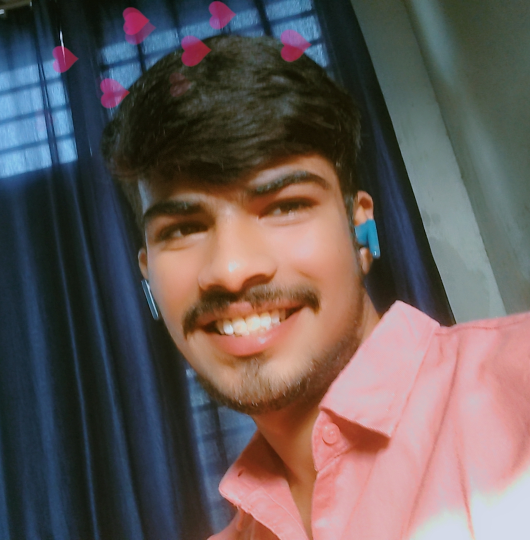
#> input picture my.jpg, 1060 x 1080 px, found by its file name (shown at 1/2 size)
$ python prep_photo.py
#> lines starting #> are read from the running program, lines starting #| are printed output that depends on the picture
#!/usr/bin/env python3
"""
prep_photo.py
-------------
Preprocesses an input image for ASCII conversion:
1. Loads the source image (default: my.jpg).
2. Center-crops the image to a perfect 1:1 square ratio.
3. Resizes to high-resolution standard dimensions (500x500).
4. Converts the image to high-contrast grayscale.
5. Applies brightness and contrast enhancements for ASCII rendering.
6. Isolates portrait features and saves the output to source-prepped.png.
"""

import os
import sys
from PIL import Image, ImageEnhance, ImageOps

def prep_photo(input_path: str = "/home/end/Downloads/my.jpg", output_path: str = "source-prepped.png"):
    """
    Reads input_path image, crops to square, enhances contrast, and saves to output_path.
    """
#> called with input_path = 'my.jpg', output_path = 'source-prepped.png'
    if not os.path.exists(input_path):
        print(f"Error: Input file '{input_path}' not found.")
        sys.exit(1)

    print(f"Loading image from '{input_path}'...")
    img = Image.open(input_path)
#> img is the input picture: PIL image 1060x1080 RGB; mean R, G, B 101.2, 90, 88.5

    # 1. Convert RGBA/CMYK images to RGB
    if img.mode != "RGB":
        img = img.convert("RGB")

    # 2. Center crop to 1:1 square
    width, height = img.size
#> width = 1060; height = 1080
    min_dim = min(width, height)
#> min_dim = 1060
    left = (width - min_dim) // 2
#> left = 0
    top = (height - min_dim) // 2
#> top = 10
    right = left + min_dim
#> right = 1060
    bottom = top + min_dim
#> bottom = 1070

    img_cropped = img.crop((left, top, right, bottom))
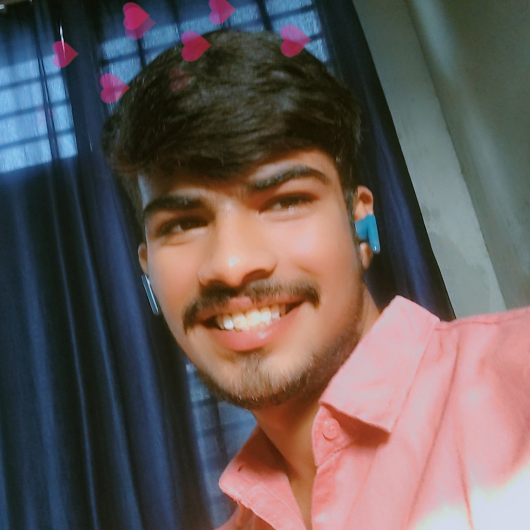
#> img_cropped: PIL image 1060x1060 RGB (shown at 1/2 size); mean R, G, B 101.4, 90.1, 88.5
    print(f"Cropped {width}x{height} image to {min_dim}x{min_dim} square.")
#| Cropped 1060x1080 image to 1060x1060 square.

    # 3. Resize to high-res working square (500x500)
    target_size = (500, 500)
    img_resized = img_cropped.resize(target_size, Image.Resampling.LANCZOS)
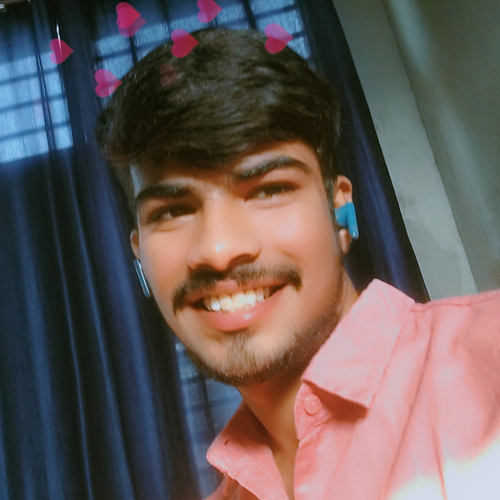
#> img_resized: PIL image 500x500 RGB; mean R, G, B 101.4, 90.1, 88.5

    # 4. Convert to Grayscale
    gray = ImageOps.grayscale(img_resized)
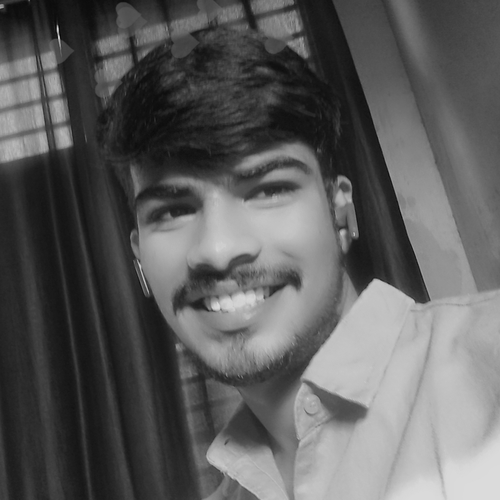
#> gray: PIL image 500x500 L; min 3, max 220, mean 93.3

    # 5. Contrast & Brightness Enhancement
    # Enhancing contrast highlights edges and textures for clearer ASCII mapping
    contrast_enhancer = ImageEnhance.Contrast(gray)
    high_contrast = contrast_enhancer.enhance(1.8)
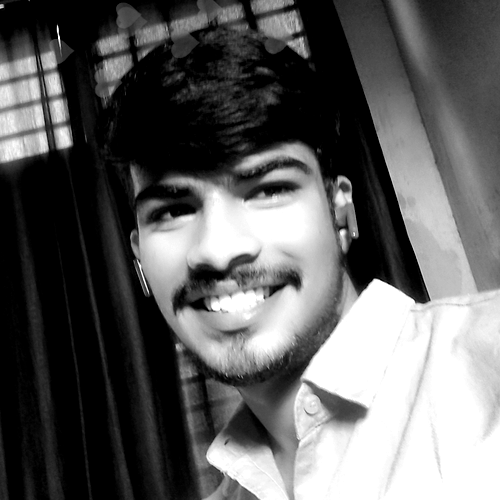
#> high_contrast: PIL image 500x500 L; min 0, max 255, mean 96

    brightness_enhancer = ImageEnhance.Brightness(high_contrast)
    prepped_img = brightness_enhancer.enhance(1.1)
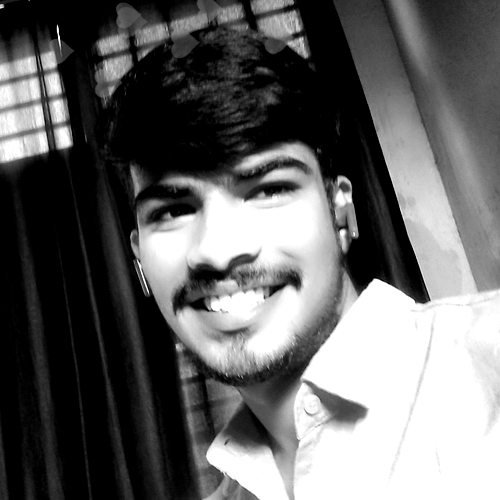
#> prepped_img: PIL image 500x500 L; min 0, max 255, mean 101.8

    # 6. Save prepped image
    prepped_img.save(output_path, "PNG")
    print(f"Successfully saved prepped image to '{output_path}'.")

if __name__ == "__main__":
    input_file = sys.argv[1] if len(sys.argv) > 1 else "my.jpg"
    output_file = sys.argv[2] if len(sys.argv) > 2 else "source-prepped.png"
    prep_photo(input_file, output_file)
